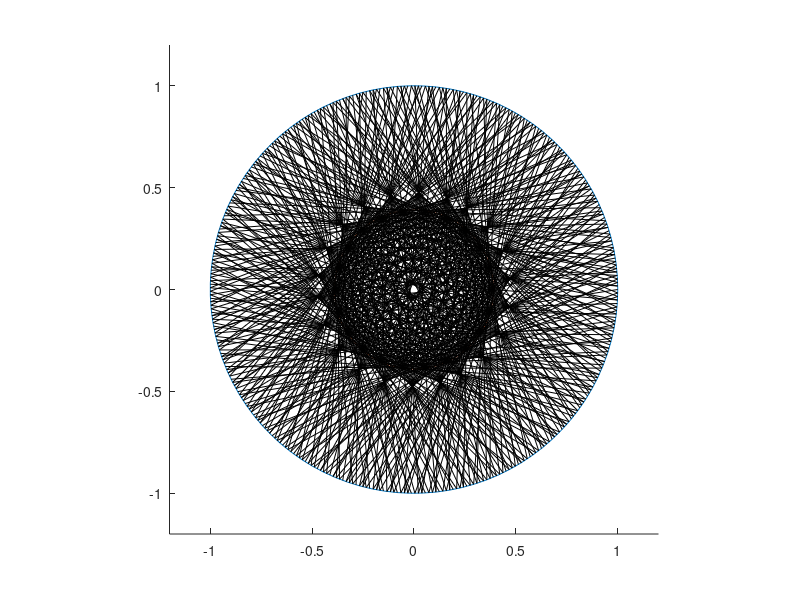

Recreate this plot in MATLAB.
%Author : Hemant Kumar Meena
%Youtube : https://www.youtube.com/channel/UCTgi3dJ3qCfmn9nlIgjvBlg

close all
clear
clc

%data
theta1=0;theta2=0;
p1.x=0;p1.y=0;
p2.x=0;p2.y=0;
r1=1;r2=0.39;
t1=365;t2=88;
m=4;
counter=1;
rl=max([r1,r2]);

hold on
axis equal 
xlim([-1.2*rl,1.2*rl])
ylim([-1.2*rl,1.2*rl])

%plot orbit
plot(r1*cos(linspace(0,2*pi,100)),r1*sin(linspace(0,2*pi,100)))
plot(r2*cos(linspace(0,2*pi,100)),r2*sin(linspace(0,2*pi,100)))

%plot pattern
while counter<=640
    theta1=theta1+m*2*pi/t1;
    theta2=theta2+m*2*pi/t2;
    p1.x=r1*cos(theta1);p1.y=r1*sin(theta1);
    p2.x=r2*cos(theta2);p2.y=r2*sin(theta2);
    
    line([p1.x,p2.x],[p1.y,p2.y],'Color','black')
    counter=counter+1;
    pause(0.1)
end
